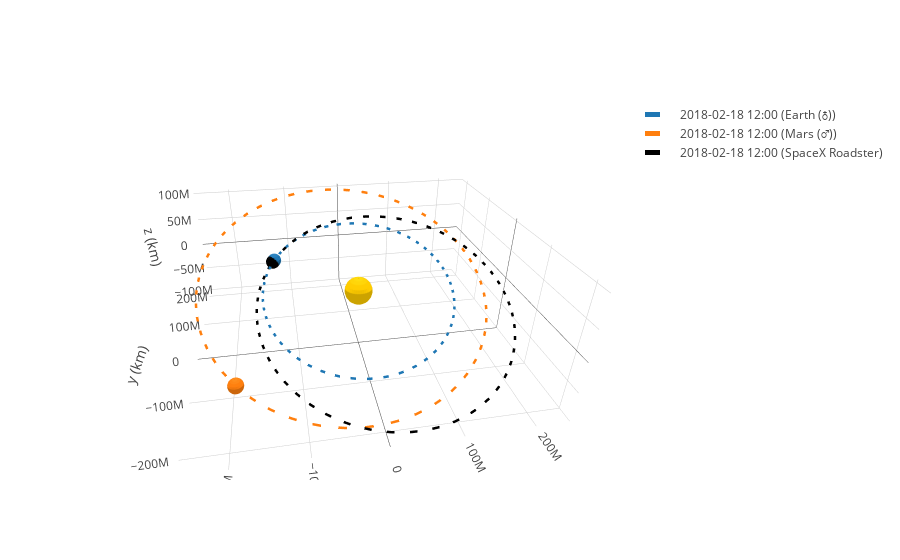

The cell this chart's notebook holds for it:
### Code cell
from poliastro.plotting import OrbitPlotter3D

from plotly.offline import init_notebook_mode

init_notebook_mode(connected=True)


frame = OrbitPlotter3D()

frame.plot(Orbit.from_body_ephem(Earth, EPOCH), label=Earth)
frame.plot(Orbit.from_body_ephem(Mars, EPOCH), label=Mars)
frame.plot(roadster, label="SpaceX Roadster", color='black')

frame.set_view(30 * u.deg, -100 * u.deg, 2 * u.km)
frame.show()
